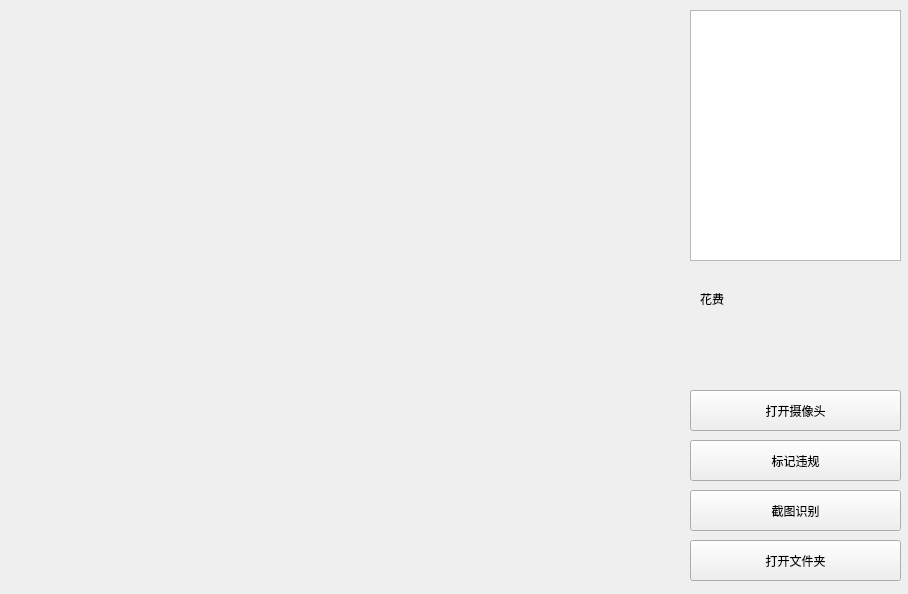
<?xml version="1.0" encoding="UTF-8"?>
<ui version="4.0">
 <class>Widget</class>
 <widget class="QWidget" name="Widget">
  <property name="geometry">
   <rect>
    <x>0</x>
    <y>0</y>
    <width>908</width>
    <height>594</height>
   </rect>
  </property>
  <property name="windowTitle">
   <string>Widget</string>
  </property>
  <widget class="QLabel" name="label">
   <property name="geometry">
    <rect>
     <x>10</x>
     <y>10</y>
     <width>641</width>
     <height>531</height>
    </rect>
   </property>
   <property name="text">
    <string/>
   </property>
  </widget>
  <widget class="QPushButton" name="jietushibie">
   <property name="geometry">
    <rect>
     <x>690</x>
     <y>490</y>
     <width>211</width>
     <height>41</height>
    </rect>
   </property>
   <property name="text">
    <string>截图识别</string>
   </property>
  </widget>
  <widget class="QPushButton" name="open_file">
   <property name="geometry">
    <rect>
     <x>690</x>
     <y>540</y>
     <width>211</width>
     <height>41</height>
    </rect>
   </property>
   <property name="text">
    <string>打开文件夹</string>
   </property>
  </widget>
  <widget class="QPushButton" name="open_camera">
   <property name="geometry">
    <rect>
     <x>690</x>
     <y>390</y>
     <width>211</width>
     <height>41</height>
    </rect>
   </property>
   <property name="text">
    <string>打开摄像头</string>
   </property>
  </widget>
  <widget class="QTextEdit" name="textEdit">
   <property name="geometry">
    <rect>
     <x>690</x>
     <y>10</y>
     <width>211</width>
     <height>251</height>
    </rect>
   </property>
  </widget>
  <widget class="QLabel" name="jilu">
   <property name="geometry">
    <rect>
     <x>16</x>
     <y>546</y>
     <width>631</width>
     <height>31</height>
    </rect>
   </property>
   <property name="text">
    <string/>
   </property>
  </widget>
  <widget class="QLabel" name="label_2">
   <property name="geometry">
    <rect>
     <x>700</x>
     <y>290</y>
     <width>67</width>
     <height>17</height>
    </rect>
   </property>
   <property name="text">
    <string>花费</string>
   </property>
  </widget>
  <widget class="QLabel" name="h_meoney">
   <property name="geometry">
    <rect>
     <x>690</x>
     <y>320</y>
     <width>201</width>
     <height>31</height>
    </rect>
   </property>
   <property name="text">
    <string/>
   </property>
  </widget>
  <widget class="QPushButton" name="off_ve">
   <property name="geometry">
    <rect>
     <x>690</x>
     <y>440</y>
     <width>211</width>
     <height>41</height>
    </rect>
   </property>
   <property name="text">
    <string>标记违规</string>
   </property>
  </widget>
 </widget>
 <layoutdefault spacing="6" margin="11"/>
 <resources/>
 <connections/>
</ui>
